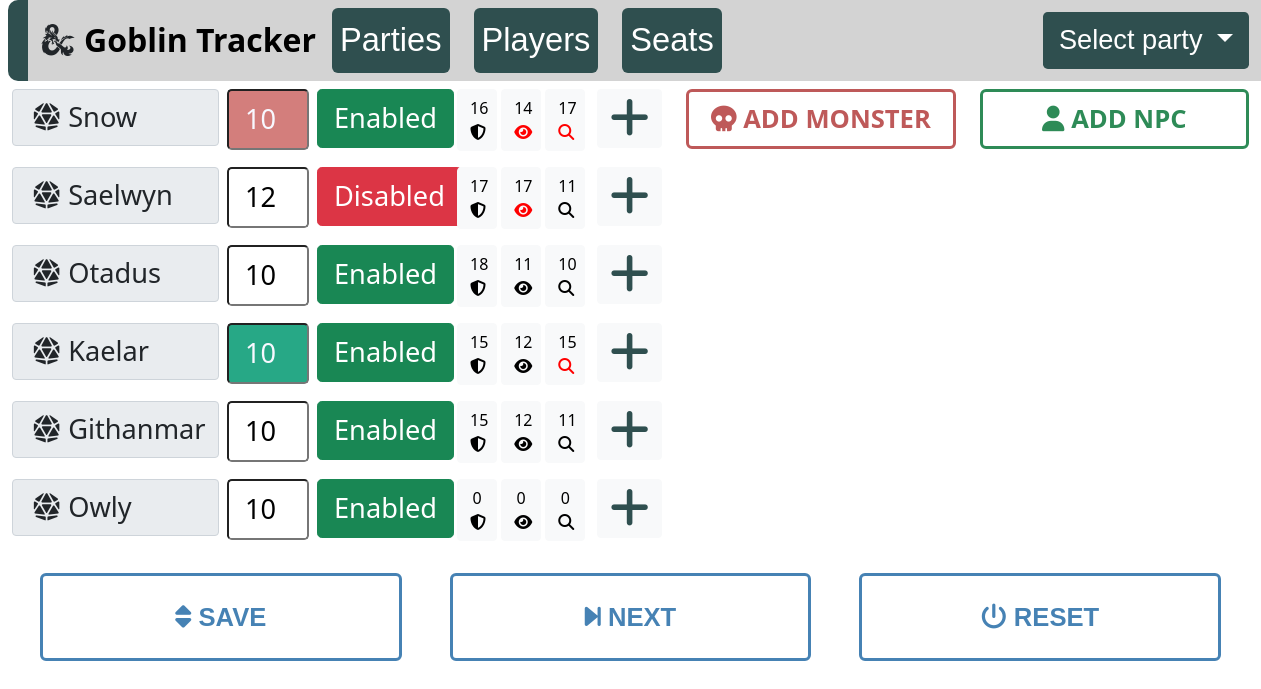
/dashboard, run on the app's committed database.
### characters.py (models this page shows, shortened)
class Character(db.Model):
    name = db.Column(db.String(20), primary_key=True)
    initiative = db.Column(db.Integer, unique=False, nullable=False)
    enabled = db.Column(db.Boolean, unique=False, nullable=False)
    is_current = db.Column(db.Boolean, unique=False, nullable=False)
    is_next = db.Column(db.Boolean, unique=False, nullable=False)
    dexterity = db.Column(db.Integer, unique=False, nullable=False)
    ac = db.Column(db.Integer, unique=False, nullable=False)
    pass_inv = db.Column(db.Integer, unique=False, nullable=False)
    pass_per = db.Column(db.Integer, unique=False, nullable=False)
    is_player = db.Column(db.Boolean, unique=False, nullable=False)
    is_monster = db.Column(db.Boolean, unique=False, nullable=False)
    seat = db.Column(db.Integer, unique=False, nullable=False)
    party = db.Column(db.Integer, unique=False, nullable=False)

### index_blueprint.py (the view)
@index_blueprint.route("/dashboard", methods=['GET', 'POST'])
def dashboard():
    global sequence_started
    party = Party.query.filter_by(active=True).first()
    if not party:
        activeParty = 0
    else:
        activeParty = party.id
    if request.method == 'POST':
        if 'button' in request.form:
            if request.form['button'] == 'save':
                updatePlayers(request.form)
                if checkDex(request.form) is None:
                    pass
            elif request.form['button'] == 'next':
                sequence_started = True
                rotatePlayers(activeParty)
            elif request.form['button'] == 'reset':
                sequence_started = False
                resetCharacters()
            elif request.form['button'] == 'manage':
                return redirect(url_for('index.players'))
            elif request.form['button'] == 'seats':
                return redirect(url_for('index.seats'))
            else:
                pass  # unknown
        if 'changeParty' in request.form:
            Party.toggle_active(request.form['changeParty'])
            party = Party.query.filter_by(active=True).first()
            activeParty = party.id
        if 'enable' in request.form:
            Character.toggle_enabled(request.form['enable'])
        elif 'remove' in request.form:
            if Character.deletePlayer(request.form['remove']):
                flash("Player deleted", 'info')
            else:
                flash("Failed to delete player", 'warning')
            return redirect(url_for('index.dashboard'))
        elif 'monster' in request.form:
            updatePlayers(request.form)
            Character.addMonster(activeParty)
        elif 'npc' in request.form:
            updatePlayers(request.form)
            Character.addNpc(activeParty)
        elif 'summon' in request.form:
            Character.createSummon(activeParty, request.form['summon'])
        count = Character.query.filter_by(is_player=False).count()
        add = ''
        if count == 7:
            add = "disabled"
        parties = Party.query.all()
        if not activeParty:
            players = Character.query.all()
        else:
            players = Character.query.filter_by(party=activeParty).all()
        return render_template("dyn.html", content=players, add=add, parties=parties, page="dashboard", dex=checkDex(request.form))
    elif request.method == 'GET':
        add = ''
        count = Character.query.filter_by(is_player=False).count()
        if count == 7:
            add = "disabled"
        parties = Party.query.all()
        if not activeParty:
            players = Character.query.all()
        else:
            print("activeParty is " + str(activeParty))
            players = Character.query.filter_by(party=activeParty).all()
        return render_template("dyn.html", content=players, add=add, page="dashboard", parties=parties)

### templates/dyn.html (shortened to what this page needs)
{% extends "base.html" %} {% block title %}Init Tracker{% endblock %}
{% block content %}
<form action="#" method="post">
  <div class="row mh-80 h-80">
    <div class="col">
      <div class="d-flex flex-column">
        {% for character in content %}{% if character.is_player == True %}
        <div class="row gx-2 mb-3 h-100" style="flex-wrap:nowrap">
        <div class="h-100" style="width:215px;">
          <label
            class="input-group-text text-left"
            style="font-size: 1.7em; text-align: left"
          >
            {% if character.is_player == True %}<i
              class="fas fa-dice-d20 p-2"
            ></i
            >{% endif %}{{ character.name }}</label>
        </div>
        <div class="h-100" style="width:90px;">
          <input
            type="text"
            class="form-control-xlg w-100 {% if character.is_current %}current{% elif character.is_next %}next{% endif %}"
            placeholder="1-10"
            aria-describedby="basic-addon1"
            name="{{ character.name }}"
            value="{{ character.initiative }}"
            onfocus="this.value=''"
          />
        </div>
        <div class="h-100 text-center" style="width:140px;">
          <button
            class="btn btn-xlg btn-{% if character.enabled %}success{% else %}danger{% endif %}"
            type="submit"
            id="button-addon1"
            value="{{ character.name }}"
            name="enable"
            style="min-width: 100px"
          >
            {% if character.enabled %}Enabled{% else %}Disabled{% endif %}
          </button>
        </div>
        <div class="h-100" style="width:140px;">
          <button class="btn d-inline-block btn-light" style="width: 40px">
            {{ character.ac }}
            <i
              class="fas fa-shield-alt"
              style="font-size: 1em; color: black"
            ></i>
          </button>
          <button class="btn d-inline-block btn-light" style="width: 40px">
            {{ character.pass_per }} {% if character.pass_per|int > 12 %}
            <i class="fas fa-eye" style="font-size: 1rem; color: red"></i>
            {% else %}
            <i class="fas fa-eye" style="font-size: 1rem; color: black"></i>
            {% endif %}
          </button>
          <button class="btn d-inline-block btn-light" style="width: 40px">
            {{ character.pass_inv }} {% if character.pass_inv|int > 12 %}
            <i class="fas fa-search" style="font-size: 1em; color: red"></i>
            {% else %}
            <i class="fas fa-search" style="font-size: 1rem; color: black"></i>
            {% endif %}
          </button>
        </div>
        <div class="h-100">
          <button class="btn d-inline-block btn-light" type="submit" name="summon" value="{{ character.name }}">
            <i
              class="fas fa-plus"
              style="font-size: 2.8em; color: darkslategray"
            ></i>
          </button>
        </div>
      </div>
        {% endif %} {% endfor %}
      </div>
    </div>
    <div class="col">
      <div class="d-flex flex-column">
        <div class="row row-cols-2 gx-4">
            <div class="col">
        <button
          type="submit"
          class="btn btn-monster btn-lg w-100 {{ add }}"
          name="monster"
          value="add_monster"
          {{ add }}
        >
          <i class="fas fa-skull"></i>
          ADD MONSTER
        </button></div>
        <div class="col">
        <button
          type="submit"
          class="btn btn-npc btn-lg w-100 {{ add }}"
          name="npc"
          value="add_npc"
          {{ add }}
        >
          <i class="fas fa-user"></i>
          ADD NPC
        </button></div></div>
      </div>
    </div>
  </div>
  <div class="row row-cols-3 p-3" style="height:120px" >
    <div class="col text-center px-4">
      <button
        type="submit"
        class="btn btn-custom btn-lg w-100 h-100"
        name="button"
        value="save"
      ><i class="fas fa-sort"></i>
      SAVE
      </button>
    </div>
    <div class="col text-center px-4">
      <button
        type="submit"
        class="btn btn-custom btn-lg w-100 h-100"
        name="button"
        value="next"
      ><i class="fas fa-step-forward"></i>
        NEXT
      </button>
    </div>
    <div class="col text-center px-4">
      <button
        type="submit"
        class="btn btn-custom btn-lg w-100 h-100"
        name="button"
        value="reset"
      ><i class="fas fa-power-off"></i>
        RESET
      </button>
    </div>
  </div>
  {% endblock %}

### templates/base.html (style rules this page uses)
.current { background-color: rgb(39, 168, 134); color: ghostwhite; }
.next { background-color: rgb(211, 126, 124); color: ghostwhite; }
.btn-custom { border-radius: 6px; border: solid 3px; border-color: steelblue; color: steelblue; font-size: 1.6em; font-weight: 600; font-family: "Trebuchet MS", "Lucida Sans Unicode", "Lucida Grande", "Lucida Sans", Arial, sans-serif; }
.btn-monster { border-radius: 6px; border: solid 3px; border-color: rgb(190, 89, 89); color: rgb(190, 89, 89); font-size: 1.6em; font-weight: 600; }
.btn-npc { border-radius: 6px; border: solid 3px; border-color: seagreen; color: seagreen; font-size: 1.6em; font-weight: 600; }
.btn-xlg { padding: 0.5rem 1rem; font-size: 1.7rem; border-radius: 0.3rem; }
.form-control-xlg { min-height: calc(1.5em + 1rem + 2px); padding: 0.5rem 1rem; font-size: 1.7rem; border-radius: 0.3rem; }

### data on the page
Character: is_player True (drawn), name "Snow", initiative "10", enabled "Enabled", ac "16", pass_per "14", pass_inv "17"
Character: is_player True (drawn), name "Saelwyn", initiative "12", enabled "Disabled", ac "17", pass_per "17", pass_inv "11"
Character: is_player True (drawn), name "Otadus", initiative "10", enabled "Enabled", ac "18", pass_per "11", pass_inv "10"
Character: is_player True (drawn), name "Kaelar", initiative "10", enabled "Enabled", ac "15", pass_per "12", pass_inv "15"
Character: is_player True (drawn), name "Githanmar", initiative "10", enabled "Enabled", ac "15", pass_per "12", pass_inv "11"
Character: is_player True (drawn), name "Owly", initiative "10", enabled "Enabled", ac "0", pass_per "0", pass_inv "0"
